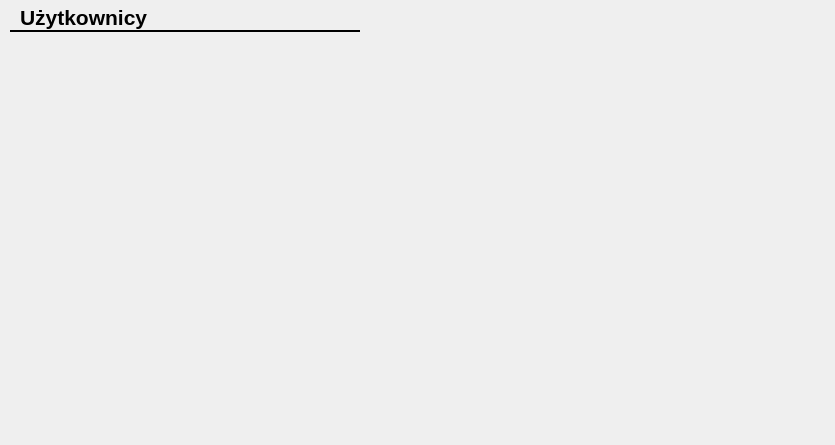
<?xml version="1.0" encoding="UTF-8"?>
<ui version="4.0">
 <class>CUsersCfgForm</class>
 <widget class="QWidget" name="CUsersCfgForm">
  <property name="geometry">
   <rect>
    <x>0</x>
    <y>0</y>
    <width>835</width>
    <height>445</height>
   </rect>
  </property>
  <property name="windowTitle">
   <string>Form</string>
  </property>
  <widget class="QLabel" name="label_13">
   <property name="geometry">
    <rect>
     <x>20</x>
     <y>5</y>
     <width>220</width>
     <height>25</height>
    </rect>
   </property>
   <property name="font">
    <font>
     <family>Arial</family>
     <pointsize>16</pointsize>
     <weight>75</weight>
     <bold>true</bold>
     <underline>false</underline>
    </font>
   </property>
   <property name="text">
    <string>Użytkownicy</string>
   </property>
   <property name="textFormat">
    <enum>Qt::AutoText</enum>
   </property>
  </widget>
  <widget class="Line" name="line">
   <property name="geometry">
    <rect>
     <x>10</x>
     <y>30</y>
     <width>350</width>
     <height>3</height>
    </rect>
   </property>
   <property name="frameShadow">
    <enum>QFrame::Plain</enum>
   </property>
   <property name="lineWidth">
    <number>2</number>
   </property>
   <property name="orientation">
    <enum>Qt::Horizontal</enum>
   </property>
  </widget>
 </widget>
 <resources/>
 <connections/>
</ui>
